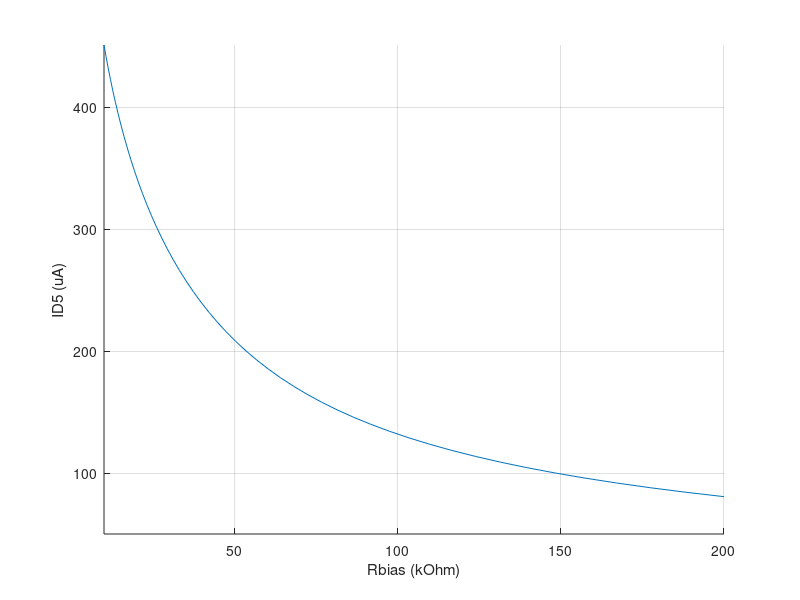

Reproduce this figure in MATLAB.
clear all; close all; clc;

%% Read data from CSV in the same folder
M = csvread('rsweep.csv',1,0);
rbias = M(:,1)./1000;
id5 = -M(:,2).*1000000;

%% Generate plot
hold on;
plot(rbias,id5);
xlabel('Rbias (kOhm)');
ylabel('ID5 (uA)');
axis([min(rbias),max(rbias),50,max(id5)]);
grid on;
